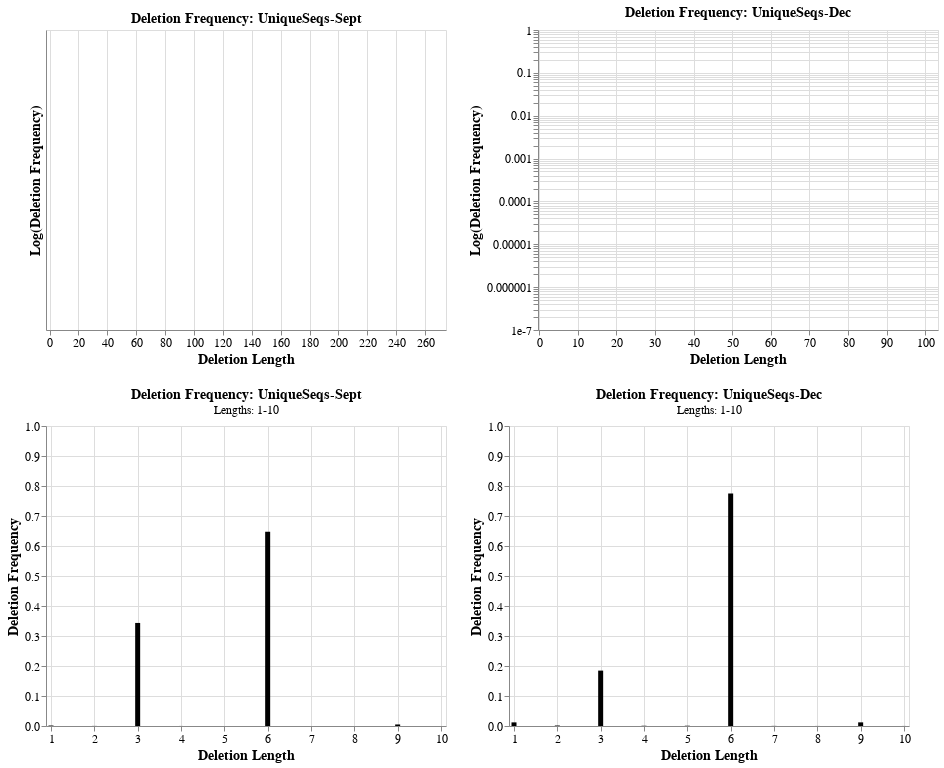

Notebook code cell kept with this figure:
### Code cell
# Merge the four plots for metric 2.
(hist_weight_sept | hist_weight_dec) & (hist_weight_sept_10 | hist_weight_dec_10)
